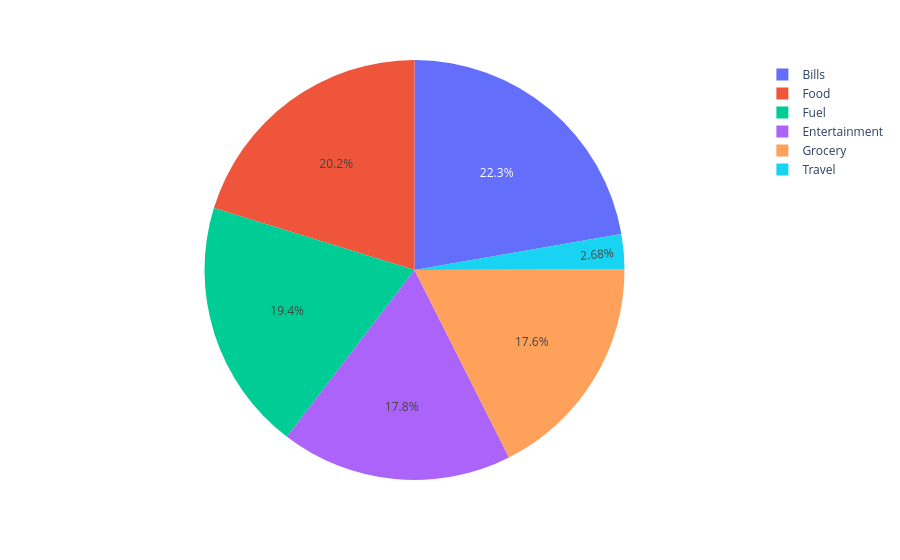

Write notebook code for a chart like this one.
### Markdown cell above
pie plot of expanse and amount

### Code cell
fig=px.pie(data,values='Amount',names='Exp Type')
fig.show()

### Figure 1 — Plotly figure (JSON) as saved in the notebook; plotly's stock layout.template omitted (floating-point values rounded to 4 significant figures; data arrays with more than 128 entries replaced by an {"elided": "..."} marker saying what was removed)
{"data": [{"domain": {"x": [0, 1], "y": [0, 1]}, "hovertemplate": "Exp Type=%{label}<br>Amount=%{value}<extra></extra>", "labels": {"elided": "26052 str values"}, "legendgroup": "", "name": "", "showlegend": true, "type": "pie", "values": {"elided": "26052 int values"}}], "layout": {"legend": {"tracegroupgap": 0}, "margin": {"t": 60}}}
